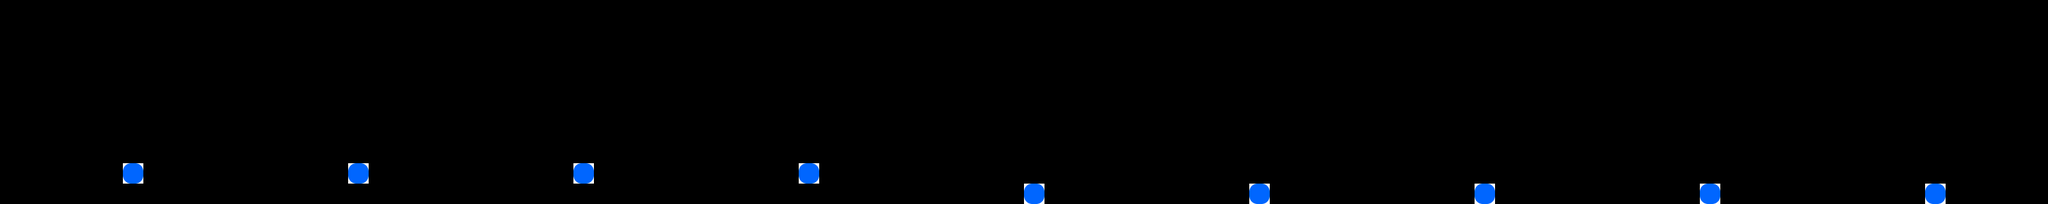

This is a level from a 2D game, rendered from its Tiled map with the project's own tilesets. A one-line summary and the map file follow, with tile-layer data summarised:
An orthogonal 100x10 tile map with 32x32 px tiles, 1 tile layer (ThingLayer), 1 hidden layer not drawn.

<map version="1.0" orientation="orthogonal" width="100" height="10" tilewidth="32" tileheight="32">
 <tileset firstgid="1" name="bg_tmx" tilewidth="32" tileheight="32">
  <image source="bg_tmx.png" width="320" height="320" />
  <tile id="0">
   <properties>
    <property name="isFloor" value="1" />
   </properties>
  </tile>
  <tile id="3">
   <properties>
    <property name="colorType" value="red" />
    <property name="objType" value="life" />
   </properties>
  </tile>
  <tile id="4">
   <properties>
    <property name="colorType" value="blue" />
    <property name="objType" value="star" />
   </properties>
  </tile>
  <tile id="5">
   <properties>
    <property name="colorType" value="pink" />
    <property name="objType" value="star" />
   </properties>
  </tile>
  <tile id="6">
   <properties>
    <property name="colorType" value="blue" />
    <property name="objType" value="box" />
   </properties>
  </tile>
  <tile id="7">
   <properties>
    <property name="colorType" value="pink" />
    <property name="objType" value="box" />
   </properties>
  </tile>
  <tile id="10">
   <properties>
    <property name="isFloor" value="1" />
   </properties>
  </tile>
  <tile id="11">
   <properties>
    <property name="colorType" value="pink" />
    <property name="objType" value="line" />
   </properties>
  </tile>
  <tile id="12">
   <properties>
    <property name="colorType" value="blue" />
    <property name="objType" value="line" />
   </properties>
  </tile>
  <tile id="14">
   <properties>
    <property name="colorType" value="blue" />
    <property name="objType" value="line" />
   </properties>
  </tile>
  <tile id="15">
   <properties>
    <property name="colorType" value="pink" />
    <property name="objType" value="line" />
   </properties>
  </tile>
  <tile id="30">
   <properties>
    <property name="isFloor" value="1" />
   </properties>
  </tile>
  <tile id="31">
   <properties>
    <property name="isFloor" value="1" />
   </properties>
  </tile>
  <tile id="32">
   <properties>
    <property name="isFloor" value="1" />
   </properties>
  </tile>
  <tile id="64">
   <properties>
    <property name="isBaffle" value="1" />
   </properties>
  </tile>
  <tile id="81">
   <properties>
    <property name="ObjTypeId" value="2" />
   </properties>
  </tile>
 </tileset>
 <layer name="FloorLayer" width="100" height="10" visible="0">
  <data>[1000 cells, 0 non-empty, 0 distinct tile ids]</data>
 </layer>
 <layer name="ThingLayer" width="100" height="10">
  <data>[1000 cells, 9 non-empty, 1 distinct tile ids]</data>
 </layer>
</map>
